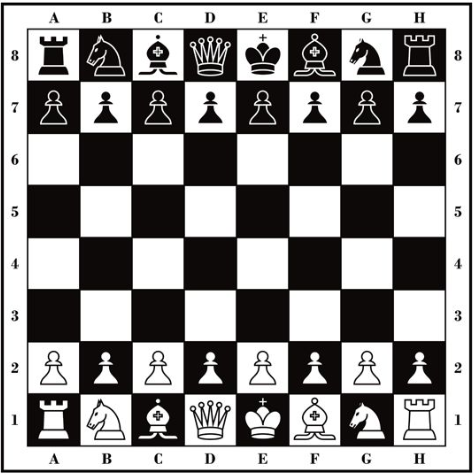
#> input picture Image/chess.bmp, 474 x 476 px, found by its file name
$ python Moravec_Corner_Detection.py
#> lines starting #> are read from the running program, lines starting #| are printed output that depends on the picture; after the words box and inside, x2 and y2 are one past the last pixel; in counts of white or black regions, pixels touching at a corner belong together
#> further down, img is the input picture: shape (476, 474, 3); mean B, G, R 145.3, 145.7, 147.2
import cv2
import numpy as np
import matplotlib.pyplot as plt
import matplotlib.image as image

def cornerFinder_Moravec(img,win_grad=5,win_sup=7,threshold=100):
    """
    win_supeters:
        img: input gray image, grayscale(0-255)
        win_grad: window size for the window calculating IV(Interest Value)
                  IV: the sum of squares of d-value between the middle pixel and neigbour pixels along four directions
        win_sup: non-maximum suppression window size
        threshold: Experience threshold, used to prepare data before the Non-maximun suppresion
    Return:
        A grayscale image(float32) which marks all the corners detected with 1.0f and the rest with 0.0f.
    """
#> called with win_grad = 5, win_sup = 7, threshold = 100
    if(win_grad>win_sup):
        print('Invalid window size')
        return img
    #1. Data preperation: calculating the d-value of four directions.
    #   This will save runtime of 'pow' function
    #1.1 Data preperation:
    #img_U: 90(270) degree - everypixel move upward for one pixel distence
    temp_1 = img[0,:]
#> temp_1 = 474 values, max 255 at index 1, min 250 at index 0, mean 254.9
    temp_1 = temp_1[np.newaxis,:]
    temp_2 = img[1:img.shape[0],:]
    img_U  = np.vstack((temp_2,temp_1))
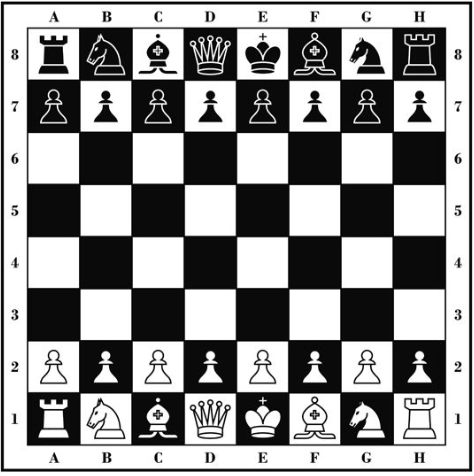
#> img_U: shape (476, 474) float32; min 0, max 255, mean 146.1
    #img_R: 0(180) degree - everypixel move to right for one pixel distence
    temp_1 = img[:,img.shape[1]-1]
#> temp_1 = 476 values, max 255 at index 0, min 250 at index 469, mean 255
    temp_1 = temp_1[:,np.newaxis]
    temp_2 = img[:,0:img.shape[1]-1]
#> temp_2: shape (476, 473) float32
    img_R  = np.hstack((temp_1,temp_2))
    #img_UR: 45(225) degree
    temp_1 = img_U[:,img.shape[1]-1]
#> temp_1 = 476 values, max 255 at index 2, min 250 at index 468, mean 255
    temp_1 = temp_1[:,np.newaxis]
    temp_2 = img_U[:,0:img.shape[1]-1]
    img_UR  = np.hstack((temp_1,temp_2))
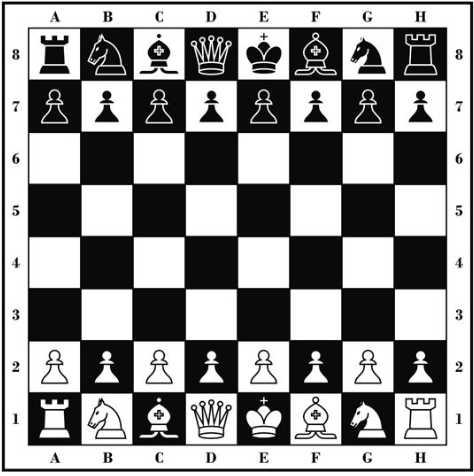
#> img_UR: shape (476, 474) float32; min 0, max 255, mean 146.1
    #img_UL: 135(315) degree
    temp_1 = img_U[:,0]
#> temp_1 = 476 values, max 255 at index 474, min 213 at index 2, mean 218.5
    temp_1 = temp_1[:,np.newaxis]
    temp_2 = img_U[:,1:img.shape[1]]
    img_UL  = np.hstack((temp_2,temp_1))
    #1.2 Calculating the D-Value
    diff_R = img_R-img
    diff_R = diff_R**2

    diff_UR = img_UR-img
    diff_UR = diff_UR**2

    diff_U = img_U-img
    diff_U = diff_U**2

    diff_UL = img_UL-img
    diff_UL = diff_UL**2

    #2. Get IV(Interest Value) of each pixel and implement Non-maximum suppression on them.
    shape_X,shape_Y = img.shape
#> shape_X = 476; shape_Y = 474
    IV=np.zeros((shape_X,shape_Y,4))
    for c in range(int(win_grad/2),shape_X-int(win_grad/2)):
        for r in range(int(win_grad/2),shape_Y-int(win_grad/2)):
            for k in range(-int(win_grad/2),int(win_grad/2)):
                IV[c,r,0]=IV[c,r,0]+diff_R[c+k,r]
                IV[c,r,1]=IV[c,r,1]+diff_UR[c+k,r+k]
                IV[c,r,2]=IV[c,r,2]+diff_U[c,r+k]
                IV[c,r,3]=IV[c,r,3]+diff_UL[c-k,r+k]
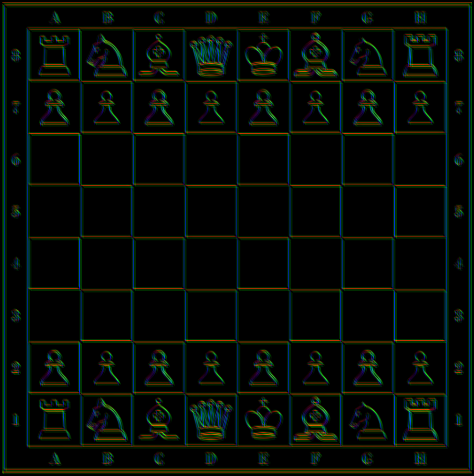
#> IV: shape (476, 474, 4) float64; mean of channels 0, 1, 2, 3 5162.9, 10264.9, 5538.3, 10316.5; drawn with min black and max white
    IV_MIN = IV.min(2) # NOTIC: IF YOU USE IV.max(2), THEN YOU CAN ACQUIRE EDGES INSTEAD OF CORNERS
    mask = IV_MIN<win_grad*threshold #delete the point which has IV_MIN value larger than win_grad*threshold (an experience threshold)
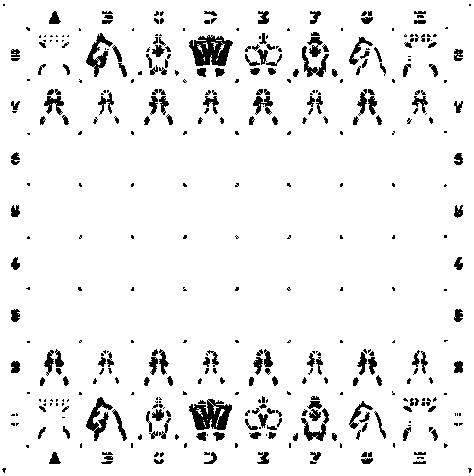
#> mask: shape (476, 474) bool; 93.4% white; 404 black regions (219 under 20 px), largest, box (x1, y1, x2, y2) and area: (189, 35, 233, 66) 881, (189, 399, 232, 430) 826, (86, 397, 113, 441) 435
    IV_MIN[mask]=0

    #Non-maximum suppression
    output_img = np.zeros((shape_X,shape_Y))
    group_X=shape_X//win_sup
#> group_X = 68
    group_Y=shape_Y//win_sup
#> group_Y = 67
    #STEP 1: Pick out the largest pixels

    #for the main part
    for step_X in range(group_X-1):
        for step_Y in range(group_Y-1):
            pad=IV_MIN[(step_X)*win_sup:(step_X+1)*win_sup,(step_Y)*win_sup:(step_Y+1)*win_sup]
            x,y=np.where(pad==pad.max())
            output_img[x+(step_X)*win_sup,y+(step_Y)*win_sup]=1
#> output_img: shape (476, 474) float64; values 0 (black) and 1 (white), 73.9% white; 99 black regions, largest, box (x1, y1, x2, y2) and area: (0, 0, 474, 476) 13266, (182, 7, 287, 84) 3934, (84, 343, 175, 448) 3888

    #for the last line ((step_Y+1)*win_sup will exceed the boundary)
    for step_X in range(group_X-1):
        pad=IV_MIN[(step_X)*win_sup:(step_X+1)*win_sup,(step_Y)*win_sup:shape_Y]
        x,y=np.where(pad==pad.max())
        output_img[x+(step_X)*win_sup,y+(step_Y)*win_sup]=1
#> this loop made 67 passes
#> (x, y) on passes 1, 8, 9, 15, 16, 17, 22, 23, 24, 30, 31, 32: ([5], [14]), ([6], [2]), ([3], [2]), ([5], [6]), ([6], [2]), ([0], [2]), ([6], [6]), ([3], [3]), ([3], [4]), ([5], [1]), ([5], [4]), ([0], [2])
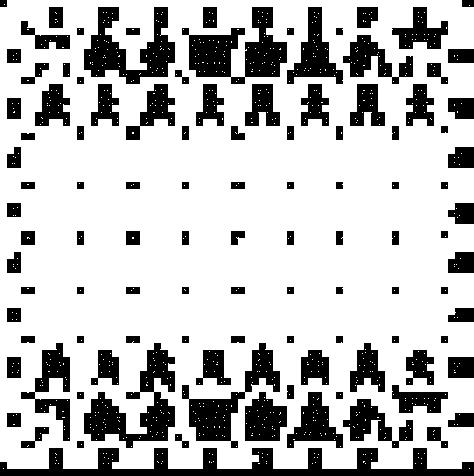
#> output_img: shape (476, 474) float64; values 0 (black) and 1 (white), 75.6% white; 108 black regions, largest, box (x1, y1, x2, y2) and area: (0, 448, 474, 476) 6041, (182, 7, 287, 84) 3934, (84, 343, 175, 448) 3888

    #for the last column((step_X+1)*win_sup will exceed the boundary)
    for step_Y in range(group_Y-1):
        pad=IV_MIN[(step_X)*win_sup:shape_X, (step_Y)*win_sup:(step_Y+1)*win_sup]
        x,y=np.where(pad==pad.max())
        output_img[x+(step_X)*win_sup,y+(step_Y)*win_sup]=1
#> this loop made 66 passes
#> (x, y) on passes 1, 8, 9, 15, 16, 23, 24, 30, 31, 37, 38, 39: ([7], [4]), ([1], [6]), ([1], [2]), ([1], [5]), ([1], [3]), ([0], [4]), ([1], [0]), ([0], [6]), ([0], [1]), ([1], [6]), ([1], [0]), ([1], [0])
#> output_img: shape (476, 474) float64; values 0 (black) and 1 (white), 76.6% white; 117 black regions, largest, box (x1, y1, x2, y2) and area: (182, 7, 287, 84) 3934, (84, 343, 175, 448) 3888, (84, 7, 175, 84) 3408

    #STEP 2: delete the false pixels
    output_img[mask]=0
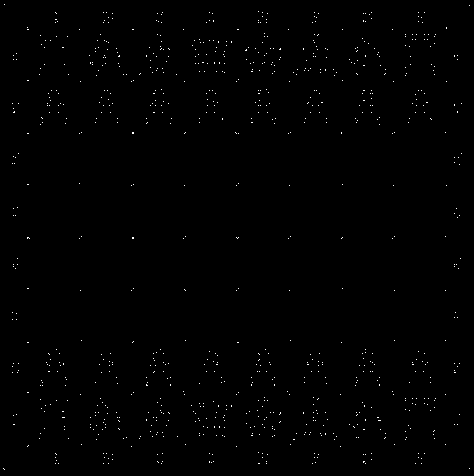
#> output_img: shape (476, 474) float64; values 0 (black) and 1 (white), 0.46% white in thin lines or dots

    cv2.imshow('1',output_img)
    return output_img

# read the image
pathName = r'Image\chess.bmp'
img = cv2.imread(pathName) #dtype = uint8
gray = cv2.cvtColor(img,cv2.COLOR_BGR2GRAY) #dtype = uint8
gray = np.float32(gray) #dtype uint8 --> float32

corners = cornerFinder_Moravec(gray,5,7)

#mark the result
#1. get the location of corners
shape=corners.shape
#> shape = (476, 474)
row=shape[0]
#> row = 476
col=shape[1]
#> col = 474
corners=corners.reshape(row*col)
corners=np.squeeze(corners)
index=np.where(corners==1)
index=np.array(index)
index=np.squeeze(index)
#> index = 1048 values from 1900 to 222310

index_y=index//col
#> index_y = 1048 values from 4 to 469
index_x=index-index_y*col
#> index_x = 1048 values, max 469 at index 1, min 3 at index 1045, mean 234.1

#2. mark corners with red circle, users can personalize the radius of them.
for item in range(index.size):
    cv2.circle(img,(index_x[item],index_y[item]),1,(0,0,255),-1) #mark the result
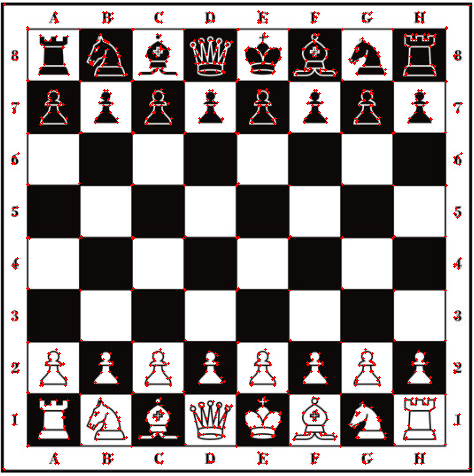
#> img: shape (476, 474, 3); mean B, G, R 142.4, 142.8, 149.9

cv2.imshow('corners',img)
if cv2.waitKey(0) & 0xff == 27:
#> (key Esc is pressed here)
    cv2.destroyAllWindows()
